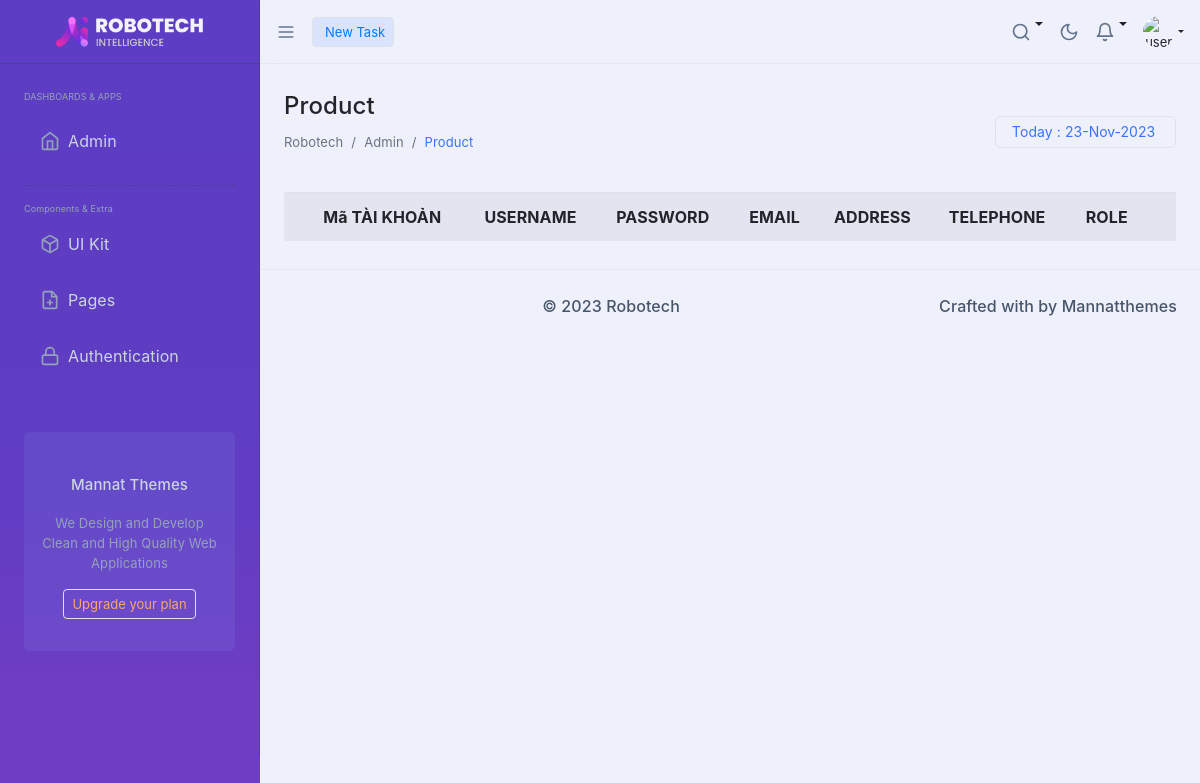
The app's page /admin/index.php?act=dskh, older data.
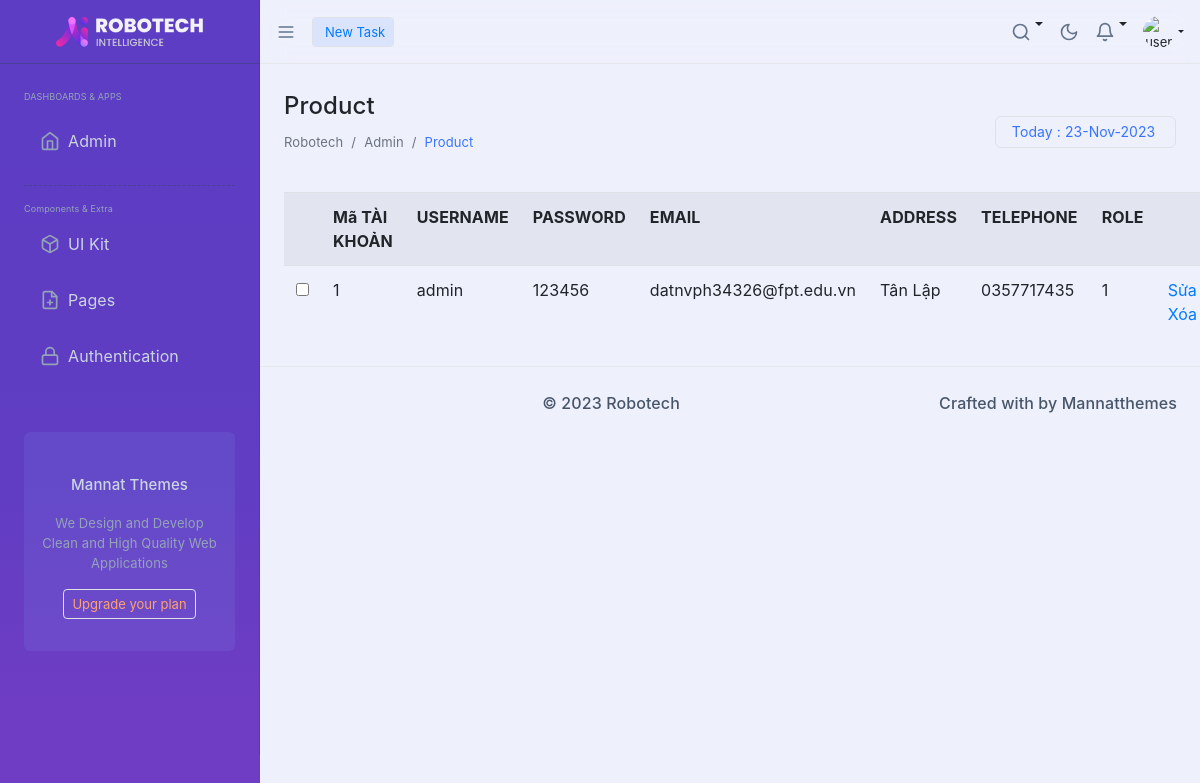
The same page, newer data.
### tables this page shows
CREATE TABLE `taikhoan` (
  `id` int(11) NOT NULL,
  `user` varchar(50) NOT NULL,
  `pass` varchar(50) NOT NULL,
  `email` varchar(255) NOT NULL,
  `address` varchar(255) NOT NULL,
  `tel` varchar(20) NOT NULL,
  `role` tinyint(4) NOT NULL DEFAULT 0
);

### model/pdo.php (called while the page is built, shortened)
<?php
function pdo_get_connection(){
    $dburl = "mysql:host=localhost;dbname=pro1014-da1-dtcshop;charset=utf8";
    $username = 'root';
    $password = '';
    $conn = new PDO($dburl, $username, $password);
    $conn->setAttribute(PDO::ATTR_ERRMODE, PDO::ERRMODE_EXCEPTION);
    return $conn;
}
function pdo_query($sql){
    $sql_args = array_slice(func_get_args(), 1);
    try{
        $conn = pdo_get_connection();
        $stmt = $conn->prepare($sql);
        $stmt->execute($sql_args);
        $rows = $stmt->fetchAll();
        return $rows;
    }
    catch(PDOException $e){
        throw $e;
    }
    finally{
        unset($conn);
    }
}

### model/Taikhoan.php (called while the page is built, shortened)
<?php
    function loadall_taikhoan(){
        $sql = "select * from taikhoan order by id desc";
        $listtaikhoan = pdo_query($sql);
        return $listtaikhoan;
    }
?>

### admin/Taikhoan/list.php (the view, shortened to what the changed rows need)
<div class="ltr:flex flex-1 rtl:flex-row-reverse">
            <div class="page-wrapper relative ltr:ms-auto rtl:me-auto rtl:ms-0 w-[calc(100%-260px)] px-4 pt-[64px] duration-300">
                <div class="xl:w-full">
                    <div class="flex flex-wrap">
                        <div class="flex items-center py-4 w-full">
                            <div class="w-full">
                                <div class="">
                                    <div class="flex flex-wrap justify-between">
                                        <div class="items-center ">
                                            <h1 class="font-medium text-3xl block dark:text-slate-100">Product</h1>
                                        </div>
                                    </div>
                                </div>
                            </div>
                        </div>
                    </div>
                </div>
                <div class="xl:w-full  min-h-[calc(100vh-138px)] relative pb-14">
                    <form action="index.php?act=adddm" method="post" >
                        <div class="col-span-12 sm:col-span-12 md:col-span-12 lg:col-span-6 xl:col-span-6">
                            <div class="w-full relative mb-4">
                                <div class="flex-auto p-0 md:p-4">
                                    <table class="table table-striped">
                                    <tr>
                                        <th scope="col"></th>
                                        <th scope="col">Mã TÀI KHOẢN</th>
                                        <th scope="col">USERNAME</th>
                                        <th scope="col">PASSWORD</th>
                                        <th scope="col">EMAIL</th>
                                        <th scope="col">ADDRESS</th>
                                        <th scope="col">TELEPHONE</th>
                                        <th scope="col">ROLE</th>
                                        <th scope="col"></th>
                                    </tr>
                                    <?php
                                foreach ($listtaikhoan as $taikhoan) {
                                    extract($taikhoan);
                                    $suatk="index.php?act=suatk&id=".$id;
                                    $xoatk="index.php?act=xoatk&id=".$id;
                                    echo '<tr>
                                    <td><input type="checkbox" name="" id=""></td>
                                    <td>'.$id.'</td>
                                    <td>'.$user.'</td>
                                    <td>'.$pass.'</td>
                                    <td>'.$email.'</td>
                                    <td>'.$address.'</td>
                                    <td>'.$tel.'</td>
                                    <td>'.$role.'</td>
                                    <td><a href="'.$suatk.'"><input type="button" value="Sửa"></a> <a href="'.$xoatk.'"> <input type="button" value="Xóa"></a></td>
                                </tr>';
                                }
                                ?>
                                    </table>
                                </div>
                            </div>
                        </form>
                        </div>
</div>

Row changes from the older to the newer data that the page shows:
added taikhoan: id "1", user "admin", pass "123456", email "datnvph34326@fpt.edu.vn", address "Tân Lập", tel "0357717435", role "1"
